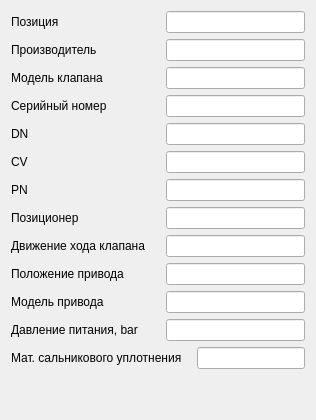
                <widget class="QWidget" name="tab">
                 <attribute name="title">
                  <string>Спецификация на  клапан</string>
                 </attribute>
                 <layout class="QVBoxLayout" name="verticalLayout_36">
                  <item>
                   <layout class="QHBoxLayout" name="horizontalLayout_positionNumber">
                    <property name="spacing">
                     <number>15</number>
                    </property>
                    <item>
                     <widget class="QLabel" name="label_positionNumber">
                      <property name="sizePolicy">
                       <sizepolicy hsizetype="Expanding" vsizetype="Preferred">
                        <horstretch>0</horstretch>
                        <verstretch>0</verstretch>
                       </sizepolicy>
                      </property>
                      <property name="text">
                       <string>Позиция</string>
                      </property>
                     </widget>
                    </item>
                    <item>
                     <widget class="QLineEdit" name="lineEdit_positionNumber">
                      <property name="sizePolicy">
                       <sizepolicy hsizetype="Expanding" vsizetype="Fixed">
                        <horstretch>0</horstretch>
                        <verstretch>0</verstretch>
                       </sizepolicy>
                      </property>
                      <property name="readOnly">
                       <bool>true</bool>
                      </property>
                      <property name="clearButtonEnabled">
                       <bool>false</bool>
                      </property>
                     </widget>
                    </item>
                   </layout>
                  </item>
                  <item>
                   <layout class="QHBoxLayout" name="horizontalLayout_manufacturer">
                    <property name="spacing">
                     <number>15</number>
                    </property>
                    <item>
                     <widget class="QLabel" name="label_manufacturer">
                      <property name="sizePolicy">
                       <sizepolicy hsizetype="Expanding" vsizetype="Preferred">
                        <horstretch>0</horstretch>
                        <verstretch>0</verstretch>
                       </sizepolicy>
                      </property>
                      <property name="text">
                       <string>Производитель</string>
                      </property>
                     </widget>
                    </item>
                    <item>
                     <widget class="QLineEdit" name="lineEdit_manufacturer">
                      <property name="sizePolicy">
                       <sizepolicy hsizetype="Expanding" vsizetype="Fixed">
                        <horstretch>0</horstretch>
                        <verstretch>0</verstretch>
                       </sizepolicy>
                      </property>
                      <property name="readOnly">
                       <bool>true</bool>
                      </property>
                      <property name="clearButtonEnabled">
                       <bool>false</bool>
                      </property>
                     </widget>
                    </item>
                   </layout>
                  </item>
                  <item>
                   <layout class="QHBoxLayout" name="horizontalLayout_52">
                    <property name="spacing">
                     <number>15</number>
                    </property>
                    <item>
                     <widget class="QLabel" name="label_valveModel_2">
                      <property name="sizePolicy">
                       <sizepolicy hsizetype="Expanding" vsizetype="Preferred">
                        <horstretch>0</horstretch>
                        <verstretch>0</verstretch>
                       </sizepolicy>
                      </property>
                      <property name="text">
                       <string>Модель клапана</string>
                      </property>
                     </widget>
                    </item>
                    <item>
                     <widget class="QLineEdit" name="lineEdit_valveModel">
                      <property name="sizePolicy">
                       <sizepolicy hsizetype="Expanding" vsizetype="Fixed">
                        <horstretch>0</horstretch>
                        <verstretch>0</verstretch>
                       </sizepolicy>
                      </property>
                      <property name="readOnly">
                       <bool>true</bool>
                      </property>
                      <property name="clearButtonEnabled">
                       <bool>false</bool>
                      </property>
                     </widget>
                    </item>
                   </layout>
                  </item>
                  <item>
                   <layout class="QHBoxLayout" name="horizontalLayout_54">
                    <property name="spacing">
                     <number>15</number>
                    </property>
                    <item>
                     <widget class="QLabel" name="label_59">
                      <property name="sizePolicy">
                       <sizepolicy hsizetype="Expanding" vsizetype="Preferred">
                        <horstretch>0</horstretch>
                        <verstretch>0</verstretch>
                       </sizepolicy>
                      </property>
                      <property name="text">
                       <string>Серийный номер</string>
                      </property>
                     </widget>
                    </item>
                    <item>
                     <widget class="QLineEdit" name="lineEdit_serialNumber">
                      <property name="sizePolicy">
                       <sizepolicy hsizetype="Expanding" vsizetype="Fixed">
                        <horstretch>0</horstretch>
                        <verstretch>0</verstretch>
                       </sizepolicy>
                      </property>
                      <property name="readOnly">
                       <bool>true</bool>
                      </property>
                      <property name="clearButtonEnabled">
                       <bool>false</bool>
                      </property>
                     </widget>
                    </item>
                   </layout>
                  </item>
                  <item>
                   <layout class="QHBoxLayout" name="horizontalLayout_DN">
                    <property name="spacing">
                     <number>15</number>
                    </property>
                    <item>
                     <widget class="QLabel" name="label_DN">
                      <property name="sizePolicy">
                       <sizepolicy hsizetype="Expanding" vsizetype="Preferred">
                        <horstretch>0</horstretch>
                        <verstretch>0</verstretch>
                       </sizepolicy>
                      </property>
                      <property name="text">
                       <string>DN</string>
                      </property>
                     </widget>
                    </item>
                    <item>
                     <widget class="QLineEdit" name="lineEdit_DN">
                      <property name="sizePolicy">
                       <sizepolicy hsizetype="Expanding" vsizetype="Fixed">
                        <horstretch>0</horstretch>
                        <verstretch>0</verstretch>
                       </sizepolicy>
                      </property>
                      <property name="readOnly">
                       <bool>true</bool>
                      </property>
                      <property name="clearButtonEnabled">
                       <bool>false</bool>
                      </property>
                     </widget>
                    </item>
                   </layout>
                  </item>
                  <item>
                   <layout class="QHBoxLayout" name="horizontalLayout_CV">
                    <property name="spacing">
                     <number>15</number>
                    </property>
                    <item>
                     <widget class="QLabel" name="label_CV">
                      <property name="sizePolicy">
                       <sizepolicy hsizetype="Expanding" vsizetype="Preferred">
                        <horstretch>0</horstretch>
                        <verstretch>0</verstretch>
                       </sizepolicy>
                      </property>
                      <property name="text">
                       <string>CV</string>
                      </property>
                     </widget>
                    </item>
                    <item>
                     <widget class="QLineEdit" name="lineEdit_CV">
                      <property name="sizePolicy">
                       <sizepolicy hsizetype="Expanding" vsizetype="Fixed">
                        <horstretch>0</horstretch>
                        <verstretch>0</verstretch>
                       </sizepolicy>
                      </property>
                      <property name="readOnly">
                       <bool>true</bool>
                      </property>
                      <property name="clearButtonEnabled">
                       <bool>false</bool>
                      </property>
                     </widget>
                    </item>
                   </layout>
                  </item>
                  <item>
                   <layout class="QHBoxLayout" name="horizontalLayout_PN">
                    <property name="spacing">
                     <number>15</number>
                    </property>
                    <item>
                     <widget class="QLabel" name="label_PN">
                      <property name="sizePolicy">
                       <sizepolicy hsizetype="Expanding" vsizetype="Preferred">
                        <horstretch>0</horstretch>
                        <verstretch>0</verstretch>
                       </sizepolicy>
                      </property>
                      <property name="text">
                       <string>PN</string>
                      </property>
                     </widget>
                    </item>
                    <item>
                     <widget class="QLineEdit" name="lineEdit_PN">
                      <property name="sizePolicy">
                       <sizepolicy hsizetype="Expanding" vsizetype="Fixed">
                        <horstretch>0</horstretch>
                        <verstretch>0</verstretch>
                       </sizepolicy>
                      </property>
                      <property name="readOnly">
                       <bool>true</bool>
                      </property>
                      <property name="clearButtonEnabled">
                       <bool>false</bool>
                      </property>
                     </widget>
                    </item>
                   </layout>
                  </item>
                  <item>
                   <layout class="QHBoxLayout" name="horizontalLayout_positioner">
                    <property name="spacing">
                     <number>15</number>
                    </property>
                    <item>
                     <widget class="QLabel" name="label_positioner">
                      <property name="sizePolicy">
                       <sizepolicy hsizetype="Expanding" vsizetype="Preferred">
                        <horstretch>0</horstretch>
                        <verstretch>0</verstretch>
                       </sizepolicy>
                      </property>
                      <property name="text">
                       <string>Позиционер</string>
                      </property>
                     </widget>
                    </item>
                    <item>
                     <widget class="QLineEdit" name="lineEdit_positioner">
                      <property name="sizePolicy">
                       <sizepolicy hsizetype="Expanding" vsizetype="Fixed">
                        <horstretch>0</horstretch>
                        <verstretch>0</verstretch>
                       </sizepolicy>
                      </property>
                      <property name="readOnly">
                       <bool>true</bool>
                      </property>
                      <property name="clearButtonEnabled">
                       <bool>false</bool>
                      </property>
                     </widget>
                    </item>
                   </layout>
                  </item>
                  <item>
                   <layout class="QHBoxLayout" name="horizontalLayout_51">
                    <property name="spacing">
                     <number>15</number>
                    </property>
                    <item>
                     <widget class="QLabel" name="label_80">
                      <property name="sizePolicy">
                       <sizepolicy hsizetype="Expanding" vsizetype="Preferred">
                        <horstretch>0</horstretch>
                        <verstretch>0</verstretch>
                       </sizepolicy>
                      </property>
                      <property name="text">
                       <string>Движение хода клапана</string>
                      </property>
                     </widget>
                    </item>
                    <item>
                     <widget class="QLineEdit" name="lineEdit_movement">
                      <property name="sizePolicy">
                       <sizepolicy hsizetype="Expanding" vsizetype="Fixed">
                        <horstretch>0</horstretch>
                        <verstretch>0</verstretch>
                       </sizepolicy>
                      </property>
                      <property name="readOnly">
                       <bool>true</bool>
                      </property>
                      <property name="clearButtonEnabled">
                       <bool>false</bool>
                      </property>
                     </widget>
                    </item>
                   </layout>
                  </item>
                  <item>
                   <layout class="QHBoxLayout" name="horizontalLayout_55">
                    <property name="spacing">
                     <number>15</number>
                    </property>
                    <item>
                     <widget class="QLabel" name="label_safePosition">
                      <property name="sizePolicy">
                       <sizepolicy hsizetype="Expanding" vsizetype="Preferred">
                        <horstretch>0</horstretch>
                        <verstretch>0</verstretch>
                       </sizepolicy>
                      </property>
                      <property name="text">
                       <string>Положение привода</string>
                      </property>
                     </widget>
                    </item>
                    <item>
                     <widget class="QLineEdit" name="lineEdit_safePosition">
                      <property name="sizePolicy">
                       <sizepolicy hsizetype="Expanding" vsizetype="Fixed">
                        <horstretch>0</horstretch>
                        <verstretch>0</verstretch>
                       </sizepolicy>
                      </property>
                      <property name="readOnly">
                       <bool>true</bool>
                      </property>
                      <property name="clearButtonEnabled">
                       <bool>false</bool>
                      </property>
                     </widget>
                    </item>
                   </layout>
                  </item>
                  <item>
                   <layout class="QHBoxLayout" name="horizontalLayout_49">
                    <property name="spacing">
                     <number>15</number>
                    </property>
                    <item>
                     <widget class="QLabel" name="label_79">
                      <property name="sizePolicy">
                       <sizepolicy hsizetype="Expanding" vsizetype="Preferred">
                        <horstretch>0</horstretch>
                        <verstretch>0</verstretch>
                       </sizepolicy>
                      </property>
                      <property name="text">
                       <string>Модель привода</string>
                      </property>
                     </widget>
                    </item>
                    <item>
                     <widget class="QLineEdit" name="lineEdit_modelDrive">
                      <property name="sizePolicy">
                       <sizepolicy hsizetype="Expanding" vsizetype="Fixed">
                        <horstretch>0</horstretch>
                        <verstretch>0</verstretch>
                       </sizepolicy>
                      </property>
                      <property name="readOnly">
                       <bool>true</bool>
                      </property>
                      <property name="clearButtonEnabled">
                       <bool>false</bool>
                      </property>
                     </widget>
                    </item>
                   </layout>
                  </item>
                  <item>
                   <layout class="QHBoxLayout" name="horizontalLayout_pressure">
                    <property name="spacing">
                     <number>15</number>
                    </property>
                    <item>
                     <widget class="QLabel" name="label_pressure">
                      <property name="sizePolicy">
                       <sizepolicy hsizetype="Expanding" vsizetype="Preferred">
                        <horstretch>0</horstretch>
                        <verstretch>0</verstretch>
                       </sizepolicy>
                      </property>
                      <property name="text">
                       <string>Давление питания, bar</string>
                      </property>
                     </widget>
                    </item>
                    <item>
                     <widget class="QLineEdit" name="lineEdit_pressure">
                      <property name="sizePolicy">
                       <sizepolicy hsizetype="Expanding" vsizetype="Fixed">
                        <horstretch>0</horstretch>
                        <verstretch>0</verstretch>
                       </sizepolicy>
                      </property>
                      <property name="readOnly">
                       <bool>true</bool>
                      </property>
                      <property name="clearButtonEnabled">
                       <bool>false</bool>
                      </property>
                     </widget>
                    </item>
                   </layout>
                  </item>
                  <item>
                   <layout class="QHBoxLayout" name="horizontalLayout_53">
                    <property name="spacing">
                     <number>15</number>
                    </property>
                    <item>
                     <widget class="QLabel" name="label_81">
                      <property name="sizePolicy">
                       <sizepolicy hsizetype="Expanding" vsizetype="Preferred">
                        <horstretch>0</horstretch>
                        <verstretch>0</verstretch>
                       </sizepolicy>
                      </property>
                      <property name="text">
                       <string>Мат. сальникового уплотнения</string>
                      </property>
                     </widget>
                    </item>
                    <item>
                     <widget class="QLineEdit" name="lineEdit_materialStuffingBoxSeal">
                      <property name="sizePolicy">
                       <sizepolicy hsizetype="Expanding" vsizetype="Fixed">
                        <horstretch>0</horstretch>
                        <verstretch>0</verstretch>
                       </sizepolicy>
                      </property>
                      <property name="readOnly">
                       <bool>true</bool>
                      </property>
                      <property name="clearButtonEnabled">
                       <bool>false</bool>
                      </property>
                     </widget>
                    </item>
                   </layout>
                  </item>
                  <item>
                   <spacer name="verticalSpacer_5">
                    <property name="orientation">
                     <enum>Qt::Orientation::Vertical</enum>
                    </property>
                    <property name="sizeHint" stdset="0">
                     <size>
                      <width>20</width>
                      <height>40</height>
                     </size>
                    </property>
                   </spacer>
                  </item>
                 </layout>
                </widget>
